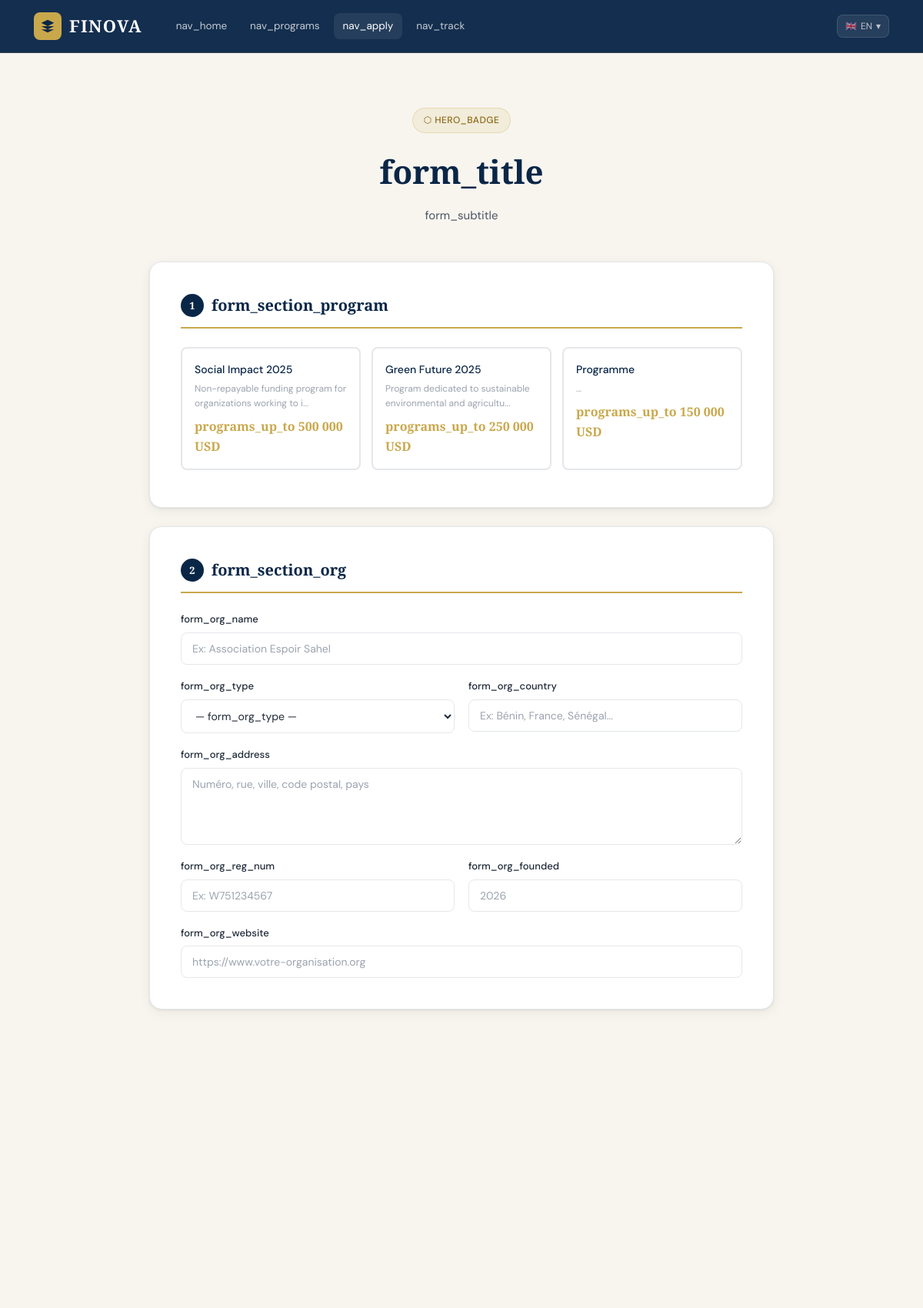
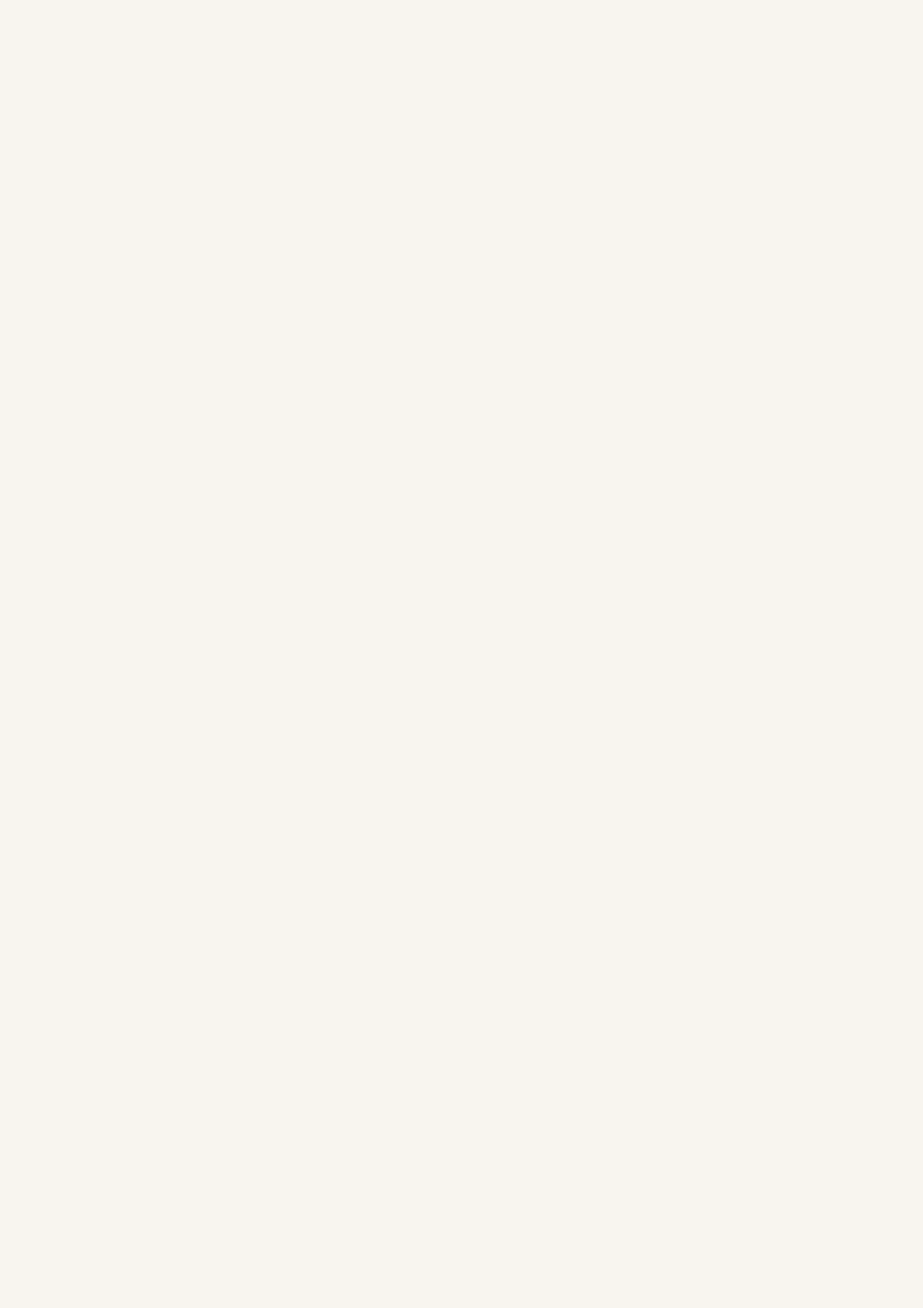
The page /apply.php (upper part) on the database its author committed (2 pictures, top to bottom).
### tables this page shows
CREATE TABLE IF NOT EXISTS program_translations (
  id INT AUTO_INCREMENT PRIMARY KEY,
  program_id INT NOT NULL,
  lang VARCHAR(10) NOT NULL,
  title VARCHAR(255),
  description TEXT,
  objectives TEXT,
  eligibility_criteria TEXT,
  FOREIGN KEY (program_id) REFERENCES programs(id) ON DELETE CASCADE,
  UNIQUE KEY unique_translation (program_id, lang)
);

CREATE TABLE IF NOT EXISTS programs (
  id INT AUTO_INCREMENT PRIMARY KEY,
  slug VARCHAR(100) UNIQUE NOT NULL,
  is_active TINYINT(1) DEFAULT 1,
  max_amount DECIMAL(15,2),
  min_amount DECIMAL(15,2) DEFAULT 1000.00,
  currency VARCHAR(10) DEFAULT 'USD',
  deadline DATE,
  target_sector VARCHAR(255),
  eligibility_countries TEXT,
  created_at TIMESTAMP DEFAULT CURRENT_TIMESTAMP
);

### includes/config.php (called while the page is built, shortened)
<?php
function getDB(): PDO {
    static $pdo = null;
    if ($pdo === null) {
        try {
            $dsn = "mysql:host=" . DB_HOST . ";dbname=" . DB_NAME . ";charset=" . DB_CHARSET;
            $pdo = new PDO($dsn, DB_USER, DB_PASS, [
                PDO::ATTR_ERRMODE            => PDO::ERRMODE_EXCEPTION,
                PDO::ATTR_DEFAULT_FETCH_MODE => PDO::FETCH_ASSOC,
                PDO::ATTR_EMULATE_PREPARES   => false,
            ]);
        } catch (PDOException $e) {
            die(json_encode(['error' => 'Connexion base de données impossible.']));
        }
    }
    return $pdo;
}
function detectLang(): string {
    $browser = substr($_SERVER['HTTP_ACCEPT_LANGUAGE'] ?? 'fr', 0, 2);
    return in_array($browser, LANGUAGES) ? $browser : DEFAULT_LANG;
}
function getLangFile(string $lang): array {
    $file = __DIR__ . "/../lang/{$lang}.php";
    $translations = include $file;
    return is_array($translations) ? $translations : [];
}
function t(string $key, array $vars = []): string {
    global $translations;
    $text = $translations[$key] ?? $key;
    return htmlspecialchars($text, ENT_QUOTES, 'UTF-8');
}
function formatAmount(float $amount, string $currency = 'USD'): string {
    return number_format($amount, 0, ',', ' ') . ' ' . $currency;
}
function isRTL(string $lang): bool {
    return in_array($lang, RTL_LANGS);
}
function getSettings(): array {
    try {
        $db = getDB();
        $stmt = $db->query("SELECT `key`, `value` FROM settings");
        $result = [];
        while ($row = $stmt->fetch()) {
            $result[$row['key']] = $row['value'];
        }
        return $result;
    } catch (Exception $e) {
        return [];
    }
}

### apply.php (the view, shortened to what this page needs)
<?php
require_once 'includes/config.php';
$lang = detectLang();
$translations = getLangFile($lang);
$settings = getSettings();
$rtl = isRTL($lang);
$dir = $rtl ? 'rtl' : 'ltr';
$siteName = $settings['site_name'] ?? 'FINOVA';
$db = getDB();
$stmt = $db->prepare("SELECT p.*, pt.title, pt.description FROM programs p LEFT JOIN program_translations pt ON p.id = pt.program_id AND pt.lang = ? WHERE p.is_active = 1");
$stmt->execute([$lang]);
$programs = $stmt->fetchAll();
$selectedProgramId = (int)($_GET['program'] ?? 0);
$langFlags = ['fr'=>'🇫🇷','en'=>'🇬🇧','es'=>'🇪🇸','ar'=>'🇸🇦','pt'=>'🇵🇹','zh'=>'🇨🇳','ru'=>'🇷🇺'];
?>
<!DOCTYPE html>
<html lang="<?= $lang ?>" dir="<?= $dir ?>">
<head>
<link rel="stylesheet" href="assets/css/main.css">
</head>
<body>
<nav class="navbar">
  <div class="container">
    <a href="index.php?lang=<?= $lang ?>" class="nav-logo">
      <div class="nav-logo-mark"><svg viewBox="0 0 24 24"><path d="M12 2L2 7l10 5 10-5-10-5zM2 17l10 5 10-5M2 12l10 5 10-5"/></svg></div>
      <span class="nav-logo-text"><?= $siteName ?></span>
    </a>
    <div class="nav-links" id="navLinks">
      <a href="index.php?lang=<?= $lang ?>" class="nav-link"><?= t('nav_home') ?></a>
      <a href="index.php?lang=<?= $lang ?>#programs" class="nav-link"><?= t('nav_programs') ?></a>
      <a href="apply.php?lang=<?= $lang ?>" class="nav-link active"><?= t('nav_apply') ?></a>
      <a href="track.php?lang=<?= $lang ?>" class="nav-link"><?= t('nav_track') ?></a>
    </div>
    <div class="nav-actions">
      <div class="lang-selector">
        <button class="lang-btn" id="langBtn"><span><?= $langFlags[$lang] ?? '🌐' ?></span><span><?= strtoupper($lang) ?></span><span>▾</span></button>
      </div>
    </div>
  </div>
</nav>
<div class="form-page">
  <div class="form-container">
    <div class="form-header reveal">
      <span class="badge badge-gold">⬡ <?= t('hero_badge') ?></span>
      <h1 class="section-title" style="margin-top:16px"><?= t('form_title') ?></h1>
      <p style="color:var(--gray-600);margin-top:8px"><?= t('form_subtitle') ?></p>
    </div>
    <form id="applicationForm" enctype="multipart/form-data" novalidate>
      <div class="form-card reveal">
        <div class="form-section-title"><span class="step-icon">1</span><?= t('form_section_program') ?></div>
        <div class="form-group">
          <div class="program-selector">
            <?php foreach($programs as $prog): ?>
            <label class="program-option <?= $prog['id']==$selectedProgramId?'selected':'' ?>">
              <h4><?= htmlspecialchars($prog['title'] ?? 'Programme') ?></h4>
              <p><?= htmlspecialchars(substr($prog['description'] ?? '', 0, 60)) ?>...</p>
              <div class="amount"><?= t('programs_up_to') ?> <?= formatAmount((float)$prog['max_amount'], $prog['currency']) ?></div>
            </label>
            <?php endforeach; ?>
          </div>
        </div>
      </div>
      <div class="form-card reveal">
        <div class="form-section-title"><span class="step-icon">2</span><?= t('form_section_org') ?></div>
        <div class="form-grid">
          <div class="form-group full">
            <label class="form-label"><?= t('form_org_name') ?></label>
            <input type="text" name="org_name" class="form-control" placeholder="Ex: Association Espoir Sahel" required>
          </div>
          <div class="form-group">
            <label class="form-label"><?= t('form_org_type') ?></label>
            <select name="org_type" class="form-control" required>
              <option value="">— <?= t('form_org_type') ?> —</option>
            </select>
          </div>
          <div class="form-group">
            <label class="form-label"><?= t('form_org_country') ?></label>
            <input type="text" name="org_country" class="form-control" placeholder="Ex: Bénin, France, Sénégal..." required>
          </div>
          <div class="form-group full">
            <label class="form-label"><?= t('form_org_address') ?></label>
            <textarea name="org_address" class="form-control" rows="2" placeholder="Numéro, rue, ville, code postal, pays" required></textarea>
          </div>
          <div class="form-group">
            <label class="form-label"><?= t('form_org_reg_num') ?></label>
            <input type="text" name="org_registration_number" class="form-control" placeholder="Ex: W751234567" required>
          </div>
          <div class="form-group">
            <label class="form-label"><?= t('form_org_founded') ?></label>
            <input type="number" name="org_founded_year" class="form-control" min="1900" max="<?= date('Y') ?>" placeholder="<?= date('Y') ?>">
          </div>
          <div class="form-group full">
            <label class="form-label"><?= t('form_org_website') ?></label>
            <input type="url" name="org_website" class="form-control" placeholder="https://www.votre-organisation.org">
          </div>
        </div>
      </div>
    </form>
  </div>
</div>
</body>
</html>

### rows shown on the page
program_translations: title "Social Impact 2025", description "Non-repayable funding program for organizations working to i", program.currency "500 000 USD"
program_translations: title "Green Future 2025", description "Program dedicated to sustainable environmental and agricultu", program.currency "250 000 USD"
programs: title "Programme", max_amount+currency "150 000 USD"

### other values the page prints
$siteName "FINOVA"
t('nav_home') "nav_home"
t('nav_programs') "nav_programs"
t('nav_apply') "nav_apply"
t('nav_track') "nav_track"
$langFlags[$lang] "🇬🇧"
$lang "EN"
t('hero_badge') "HERO_BADGE"
t('form_title') "form_title"
t('form_subtitle') "form_subtitle"
t('form_section_program') "form_section_program"
t('form_section_org') "form_section_org"
t('form_org_name') "form_org_name"
t('form_org_type') "form_org_type"
t('form_org_country') "form_org_country"
